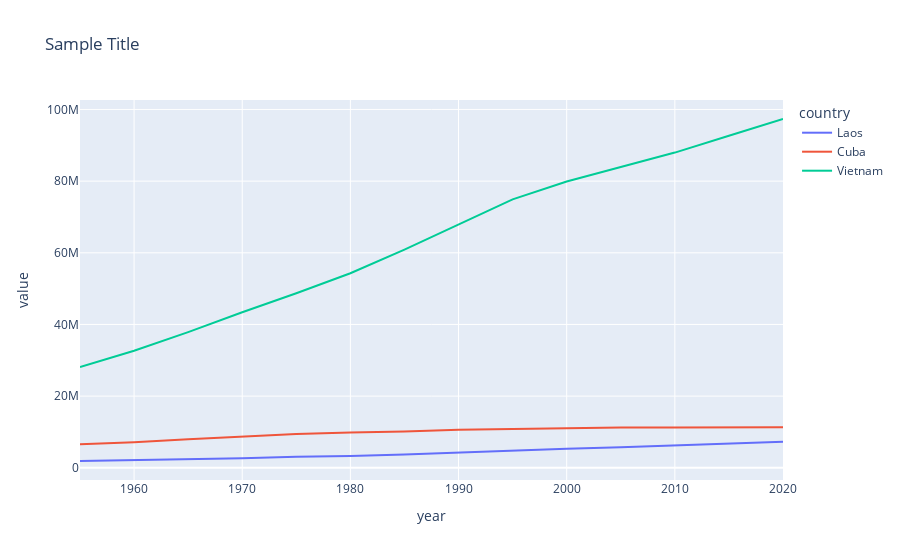

The code cell stored with this chart in its notebook:
### Code cell
df_selected.plot(kind="line", title='Sample Title')

### Figure 1 — Plotly figure (JSON) as saved in the notebook; plotly's stock layout.template omitted (floating-point values rounded to 4 significant figures)
{"data": [{"hovertemplate": "country=Laos<br>year=%{x}<br>value=%{y}<extra></extra>", "legendgroup": "Laos", "line": {"color": "#636efa", "dash": "solid"}, "marker": {"symbol": "circle"}, "mode": "lines", "name": "Laos", "orientation": "v", "showlegend": true, "type": "scatter", "x": [1955.0, 1960.0, 1965.0, 1970.0, 1975.0, 1980.0, 1985.0, 1990.0, 1995.0, 2000.0, 2005.0, 2010.0, 2015.0, 2016.0, 2017.0, 2018.0, 2019.0, 2020.0], "xaxis": "x", "y": [1891000.0, 2121000.0, 2383000.0, 2688000.0, 3052000.0, 3258000.0, 3688000.0, 4258000.0, 4846000.0, 5324000.0, 5752000.0, 6249000.0, 6741000.0, 6846000.0, 6953000.0, 7062000.0, 7169000.0, 7276000.0], "yaxis": "y"}, {"hovertemplate": "country=Cuba<br>year=%{x}<br>value=%{y}<extra></extra>", "legendgroup": "Cuba", "line": {"color": "#EF553B", "dash": "solid"}, "marker": {"symbol": "circle"}, "mode": "lines", "name": "Cuba", "orientation": "v", "showlegend": true, "type": "scatter", "x": [1955.0, 1960.0, 1965.0, 1970.0, 1975.0, 1980.0, 1985.0, 1990.0, 1995.0, 2000.0, 2005.0, 2010.0, 2015.0, 2016.0, 2017.0, 2018.0, 2019.0, 2020.0], "xaxis": "x", "y": [6539000.0, 7141000.0, 7958000.0, 8713000.0, 9446000.0, 9849000.0, 10100000.0, 10600000.0, 10890000.0, 11130000.0, 11260000.0, 11230000.0, 11320000.0, 11340000.0, 11340000.0, 11340000.0, 11330000.0, 11330000.0], "yaxis": "y"}, {"hovertemplate": "country=Vietnam<br>year=%{x}<br>value=%{y}<extra></extra>", "legendgroup": "Vietnam", "line": {"color": "#00cc96", "dash": "solid"}, "marker": {"symbol": "circle"}, "mode": "lines", "name": "Vietnam", "orientation": "v", "showlegend": true, "type": "scatter", "x": [1955.0, 1960.0, 1965.0, 1970.0, 1975.0, 1980.0, 1985.0, 1990.0, 1995.0, 2000.0, 2005.0, 2010.0, 2015.0, 2016.0, 2017.0, 2018.0, 2019.0, 2020.0], "xaxis": "x", "y": [28150000.0, 32670000.0, 37860000.0, 43400000.0, 48720000.0, 54280000.0, 60900000.0, 67990000.0, 74910000.0, 79910000.0, 83830000.0, 87970000.0, 92680000.0, 93640000.0, 94600000.0, 95550000.0, 96460000.0, 97340000.0], "yaxis": "y"}], "layout": {"legend": {"title": {"text": "country"}, "tracegroupgap": 0}, "title": {"text": "Sample Title"}, "xaxis": {"anchor": "y", "domain": [0, 1], "title": {"text": "year"}}, "yaxis": {"anchor": "x", "domain": [0, 1], "title": {"text": "value"}}}}
